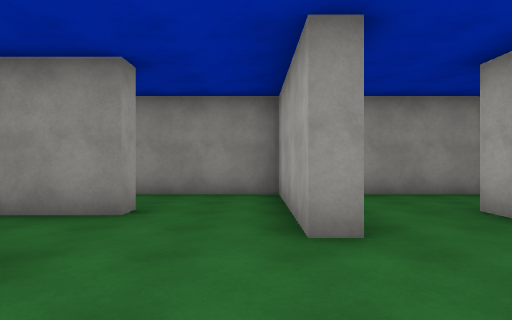
View 1 (above)

19 first-person views from a walk through a 3-D level made in the Unity game engine. The camera is 1.4 m above the floor, looks level and sees 75° across. The floor is counted in squares, 2 m on a side. Each view is taken from the middle of a square. On the plan, view 1 faces up. The plan holds only what a view shows up to about 10 squares ahead; the rest is blank. The place goes on beyond the plan. The player character is not drawn. Surface patterns are stand-ins for the level's own textures.

View 2
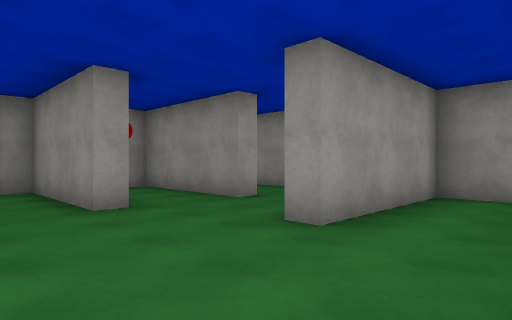

View 3
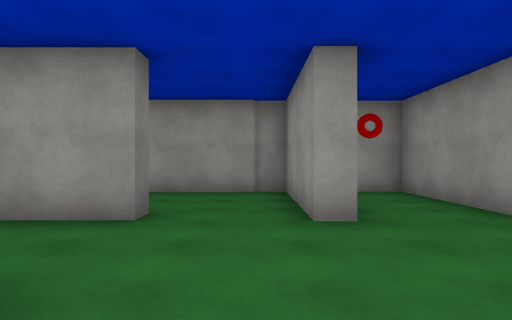

View 4
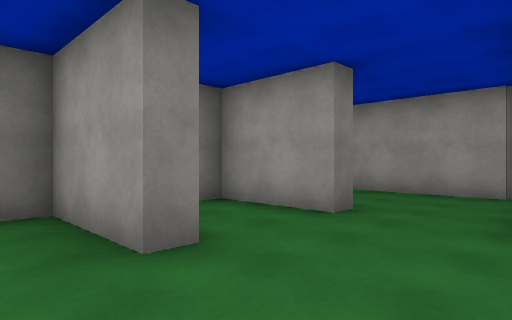

View 5
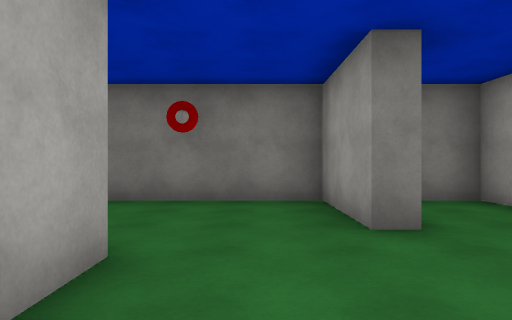

View 6
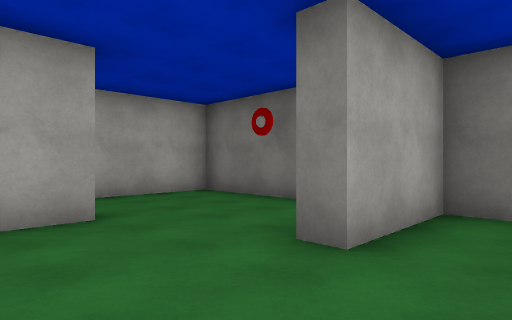

View 7
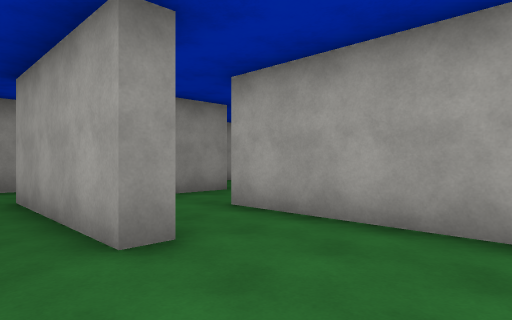

View 8
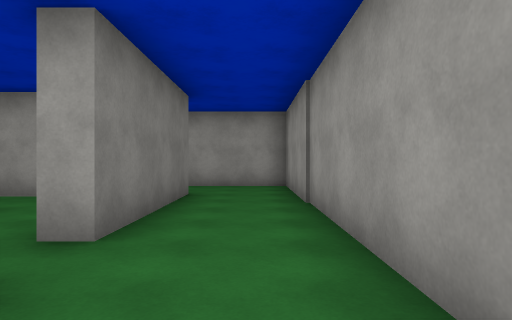

View 9
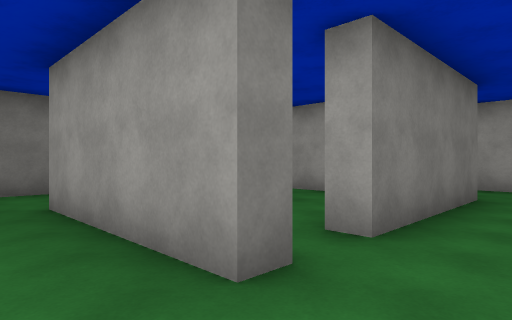

View 10
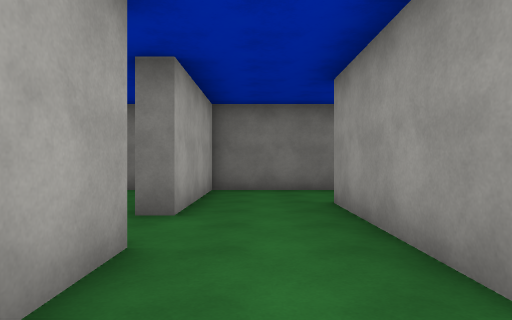

View 11
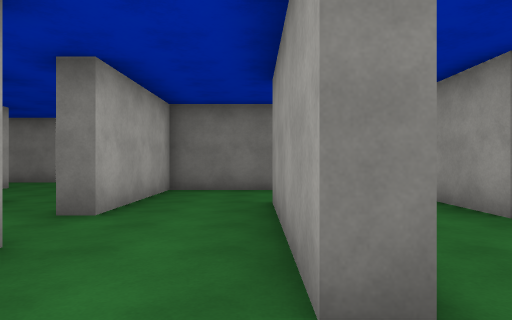

View 12
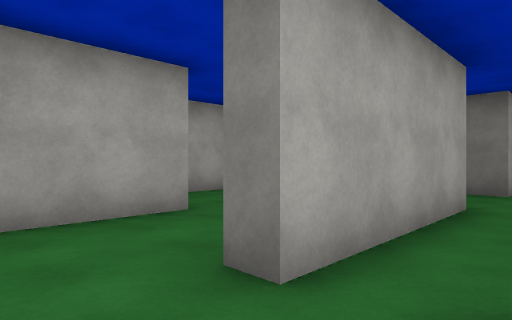

View 13
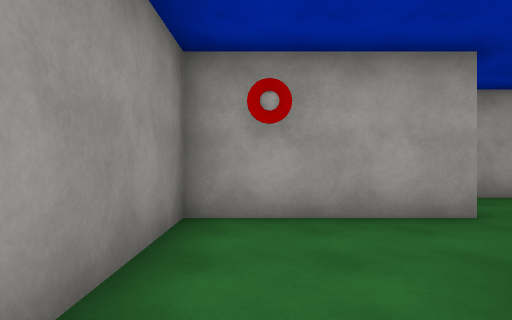

View 14
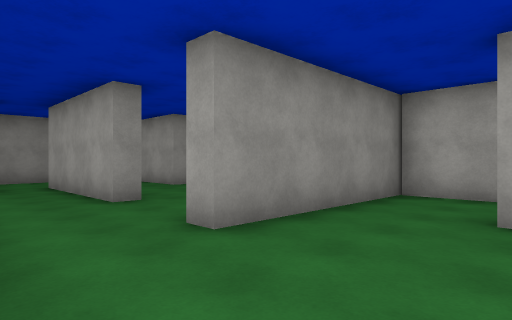

View 15
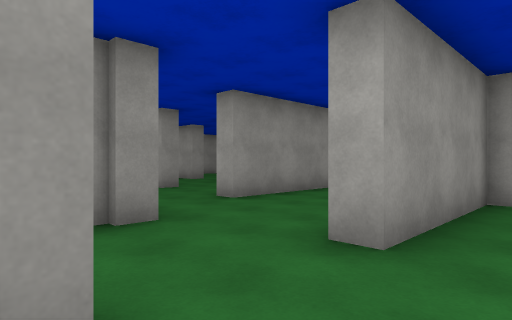

View 16
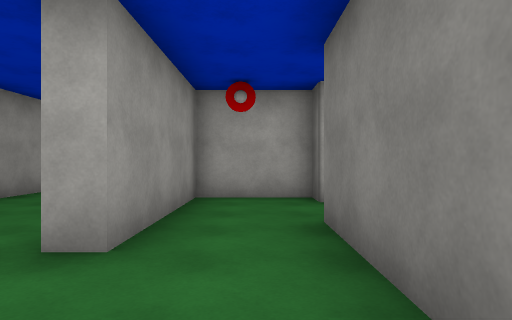

View 17
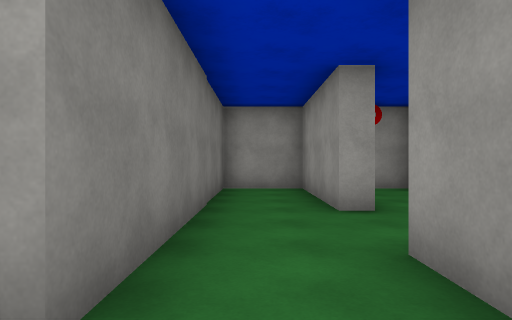

View 18
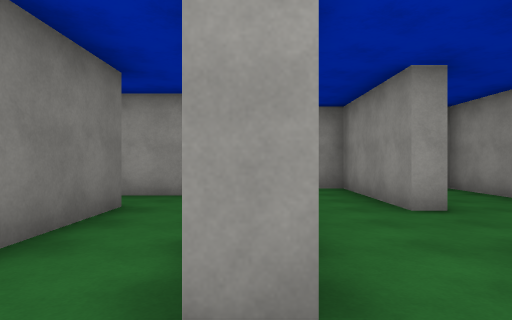

View 19
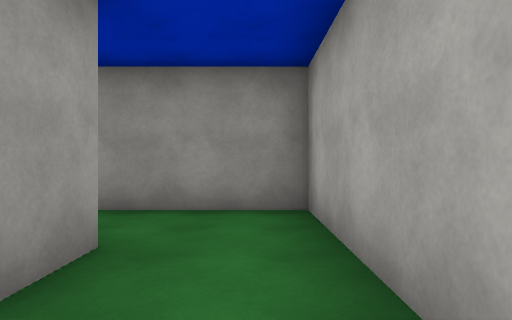

### Floor plan
Ten units are one square. View 1 is at (0, 0); x grows to the right and y downward. Boxes are objects, and circles mark ways between rooms. Rooms are numbered by the first view taken in them; rooms with no view inside come last. Other rooms are left out.
<svg viewBox="-58 -74 208 163">
<path fill="none" stroke="#000" d="M8 -30 3 -30 3 -54M-19 -22 -19 -17M-24 3 -19 3 -19 28 3 28 3 3 8 3 8 28 55 28 55 -6M36 -6 31 -6 31 -26M-17 -48 -17 -42 -53 -42 -53 -32M31 -26 31 -46 71 -46M85 -69 8 -69 8 -30M82 -46 87 -46 87 -36M110 -33 110 -69 85 -69M60 34 54 34M127 44 127 23 82 23 82 18M29 33 8 33 8 41M44 52 44 59 8 59 8 78 65 78M65 59 65 52M65 78 78 78 78 84M95 81 102 81 102 59 65 59M127 61 127 44M107 42 107 54M59 -20 59 -4M82 -6 82 -46M71 -46 71 -42 58 -42M132 -9 132 -20M36 -19 36 -6M55 -6 55 -20M82 18 110 18 110 -6M87 -6 82 -6M110 -6 110 -18M87 -36 87 -6"/>
<circle cx="20" cy="-35" r="3" fill="#2a7"/>
<circle cx="45" cy="-15" r="3" fill="#2a7"/>
<circle cx="90" cy="-55" r="3" fill="#2a7"/>
<circle cx="80" cy="-40" r="3" fill="#2a7"/>
<circle cx="100" cy="-40" r="3" fill="#2a7"/>
<circle cx="55" cy="50" r="3" fill="#2a7"/>
<circle cx="120" cy="55" r="3" fill="#2a7"/>
<circle cx="75" cy="20" r="3" fill="#2a7"/>
<circle cx="70" cy="65" r="3" fill="#2a7"/>
<circle cx="60" cy="-30" r="3" fill="#2a7"/>
<circle cx="75" cy="-15" r="3" fill="#2a7"/>
<circle cx="90" cy="5" r="3" fill="#2a7"/>
<circle cx="100" cy="-10" r="3" fill="#2a7"/>
<text x="0" y="-10">1</text>
<text x="50" y="-50">2</text>
<text x="100" y="-50">3</text>
<text x="80" y="40">4</text>
<text x="40" y="60">5</text>
<text x="80" y="70">6</text>
<text x="120" y="60">7</text>
<text x="70" y="-20">8</text>
<text x="130" y="0">9</text>
<text x="40" y="-20">10</text>
<text x="90" y="0">11</text>
<text x="70" y="0">12</text>
<text x="100" y="-20">13</text>
</svg>
Room 1 opens to room 2. Room 1 opens to room 10. Room 2 opens to room 3. Room 2 opens to room 8. Room 3 opens to room 13. Room 4 opens to room 5. Room 4 opens to room 7. Room 4 opens to room 12. Room 5 opens to room 6. Room 8 opens to room 10. Room 8 opens to room 12. Room 11 opens to room 12. Room 11 opens to room 13.

Where each view was taken, in squares from view 1:
view 1: 0 up, 0 right, facing up
view 2: 0 up, 3 right, facing up-left
view 3: 1 up, 2 right, facing left
view 4: 2 up, 2 right, facing down-left
view 5: 3 up, 2 right, facing down
view 6: 2 up, 1 left, facing down-right
view 7: 2 down, 2 right, facing up-right
view 8: 6 up, 10 right, facing left
view 9: 6 up, 10 right, facing down-left
view 10: 6 up, 10 right, facing down
view 11: 6 up, 9 right, facing down
view 12: 6 up, 7 right, facing down-right
view 13: 6 up, 7 right, facing right
view 14: 5 down, 6 right, facing up-right
view 15: 7 down, 4 right, facing up-right
view 16: 7 down, 4 right, facing right
view 17: 7 down, 9 right, facing left
view 18: 8 down, 9 right, facing left
view 19: 7 down, 12 right, facing up
